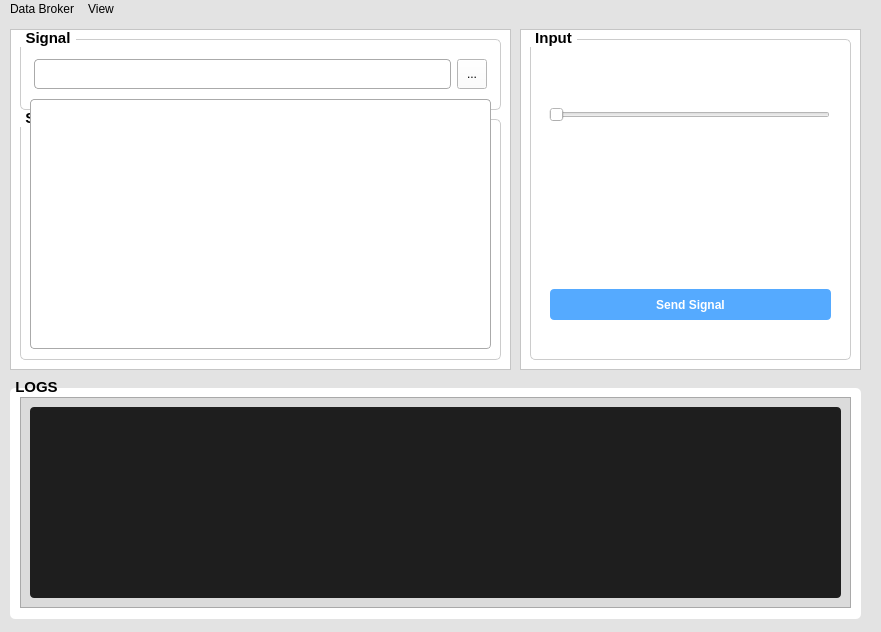
<?xml version="1.0" encoding="UTF-8"?>
<ui version="4.0">
 <class>MainWindow</class>
 <widget class="QMainWindow" name="MainWindow">
  <property name="geometry">
   <rect>
    <x>0</x>
    <y>0</y>
    <width>881</width>
    <height>632</height>
   </rect>
  </property>
  <property name="windowTitle">
   <string>Vehicle Simulator</string>
  </property>
  <property name="styleSheet">
   <string notr="true">background-color:rgb(227, 227, 227)</string>
  </property>
  <widget class="QWidget" name="centralwidget">
   <property name="styleSheet">
    <string notr="true">QGroupBox {
    font: bold 15px;
    border: 1px solid #cccccc;
    border-radius: 5px;
    margin-top: 10px;
    padding: 4px;
}

QGroupBox::title {
    subcontrol-origin: margin;
    subcontrol-position: top left;
    padding: 0 3px;
}
QLineEdit#signal_search_input {
    padding: 4px;
    border: 1px solid #aaa;
    border-radius: 4px;
    font-size: 13px;
}
QListWidget#signal_list_widget {
    border: 1px solid #aaa;
    border-radius: 4px;
    background-color: white;
    font-size: 13px;
}
QToolButton#send_signal_button {
    font: bold 13px;
    background-color: #007bff;
    color: white;
    border-radius: 4px;
    padding: 6px;
}
QToolButton#send_signal_button:hover {
    background-color: #0056b3;
}</string>
   </property>
   <widget class="QFrame" name="frame">
    <property name="geometry">
     <rect>
      <x>10</x>
      <y>10</y>
      <width>501</width>
      <height>341</height>
     </rect>
    </property>
    <property name="styleSheet">
     <string notr="true">Background-color:rgb(255, 255, 255)</string>
    </property>
    <property name="frameShape">
     <enum>QFrame::StyledPanel</enum>
    </property>
    <property name="frameShadow">
     <enum>QFrame::Raised</enum>
    </property>
    <widget class="QGroupBox" name="groupBox">
     <property name="geometry">
      <rect>
       <x>10</x>
       <y>80</y>
       <width>481</width>
       <height>251</height>
      </rect>
     </property>
     <property name="styleSheet">
      <string notr="true">QGroupBox {
    font: bold 15px; /* title only */
}

QGroupBox QLabel, QGroupBox QLineEdit {
    font: bold 13px; /* inner widgets */
    border:2px;
}
</string>
     </property>
     <property name="title">
      <string>Signal Information</string>
     </property>
     <layout class="QFormLayout" name="formLayout">
      <item row="0" column="0">
       <widget class="QLabel" name="signal_name_label">
        <property name="text">
         <string>Signal name:</string>
        </property>
       </widget>
      </item>
      <item row="0" column="1">
       <widget class="QLabel" name="signal_name_value_container">
        <property name="text">
         <string/>
        </property>
       </widget>
      </item>
      <item row="1" column="0">
       <widget class="QLabel" name="description_label">
        <property name="text">
         <string>Description:</string>
        </property>
       </widget>
      </item>
      <item row="1" column="1">
       <widget class="QLabel" name="description_value_container">
        <property name="minimumSize">
         <size>
          <width>0</width>
          <height>100</height>
         </size>
        </property>
        <property name="text">
         <string/>
        </property>
        <property name="wordWrap">
         <bool>true</bool>
        </property>
       </widget>
      </item>
      <item row="2" column="0">
       <widget class="QLabel" name="signal_type_label">
        <property name="text">
         <string>Signal Type:</string>
        </property>
       </widget>
      </item>
      <item row="2" column="1">
       <widget class="QLabel" name="signal_type_value_container">
        <property name="text">
         <string/>
        </property>
       </widget>
      </item>
      <item row="3" column="0">
       <widget class="QLabel" name="datatype_label">
        <property name="text">
         <string>Datatype:</string>
        </property>
       </widget>
      </item>
      <item row="3" column="1">
       <widget class="QLabel" name="datatype_value_container">
        <property name="text">
         <string/>
        </property>
       </widget>
      </item>
      <item row="4" column="0">
       <widget class="QLabel" name="unit_label">
        <property name="text">
         <string>Units:</string>
        </property>
       </widget>
      </item>
      <item row="4" column="1">
       <widget class="QLabel" name="unit_value_container">
        <property name="styleSheet">
         <string notr="true">QGroupBox{
 font: bold 15px;
}

QGroupBox QLabel{
 font: 10px;
}</string>
        </property>
        <property name="text">
         <string/>
        </property>
       </widget>
      </item>
     </layout>
    </widget>
    <widget class="QGroupBox" name="groupBox_5">
     <property name="geometry">
      <rect>
       <x>10</x>
       <y>0</y>
       <width>481</width>
       <height>81</height>
      </rect>
     </property>
     <property name="maximumSize">
      <size>
       <width>16777215</width>
       <height>400</height>
      </size>
     </property>
     <property name="styleSheet">
      <string notr="true">QGroupBox {
    font: bold 15px; /* title only */
}</string>
     </property>
     <property name="title">
      <string>Signal</string>
     </property>
     <layout class="QHBoxLayout" name="horizontalLayout_3">
      <item>
       <layout class="QHBoxLayout" name="horizontalLayout_4">
        <item>
         <widget class="QLineEdit" name="signal_search_input">
          <property name="minimumSize">
           <size>
            <width>0</width>
            <height>30</height>
           </size>
          </property>
         </widget>
        </item>
        <item>
         <widget class="QToolButton" name="signal_dropdown_button">
          <property name="minimumSize">
           <size>
            <width>30</width>
            <height>30</height>
           </size>
          </property>
          <property name="text">
           <string>...</string>
          </property>
         </widget>
        </item>
       </layout>
      </item>
     </layout>
    </widget>
    <zorder>groupBox_5</zorder>
    <zorder>groupBox</zorder>
   </widget>
   <widget class="QFrame" name="frame_2">
    <property name="geometry">
     <rect>
      <x>520</x>
      <y>10</y>
      <width>341</width>
      <height>341</height>
     </rect>
    </property>
    <property name="sizePolicy">
     <sizepolicy hsizetype="Expanding" vsizetype="Preferred">
      <horstretch>0</horstretch>
      <verstretch>0</verstretch>
     </sizepolicy>
    </property>
    <property name="styleSheet">
     <string notr="true">Background-color:rgb(255,255,255);</string>
    </property>
    <property name="frameShape">
     <enum>QFrame::StyledPanel</enum>
    </property>
    <property name="frameShadow">
     <enum>QFrame::Raised</enum>
    </property>
    <widget class="QGroupBox" name="groupBox_3">
     <property name="geometry">
      <rect>
       <x>10</x>
       <y>0</y>
       <width>321</width>
       <height>331</height>
      </rect>
     </property>
     <property name="styleSheet">
      <string notr="true">QGroupBox {
    font: bold 15px; /* title only */
}

</string>
     </property>
     <property name="title">
      <string>Input</string>
     </property>
     <widget class="QStackedWidget" name="stackedWidget">
      <property name="geometry">
       <rect>
        <x>10</x>
        <y>40</y>
        <width>301</width>
        <height>221</height>
       </rect>
      </property>
      <property name="styleSheet">
       <string notr="true">Background-color:rgb(255,255,255);</string>
      </property>
      <property name="currentIndex">
       <number>5</number>
      </property>
      <widget class="QWidget" name="page_5">
       <widget class="QLabel" name="label_7">
        <property name="geometry">
         <rect>
          <x>30</x>
          <y>80</y>
          <width>231</width>
          <height>31</height>
         </rect>
        </property>
        <property name="styleSheet">
         <string notr="true">font:16px;
font-weight:bold;
color: rgb(120, 120, 120);</string>
        </property>
        <property name="text">
         <string>            Select a signal</string>
        </property>
       </widget>
      </widget>
      <widget class="QWidget" name="page">
       <widget class="QWidget" name="layoutWidget">
        <property name="geometry">
         <rect>
          <x>10</x>
          <y>30</y>
          <width>271</width>
          <height>51</height>
         </rect>
        </property>
        <layout class="QVBoxLayout" name="verticalLayout">
         <item>
          <widget class="QRadioButton" name="signal_true_radio">
           <property name="styleSheet">
            <string notr="true">font:12px;
font-weight:bold</string>
           </property>
           <property name="text">
            <string>True</string>
           </property>
          </widget>
         </item>
         <item>
          <widget class="QRadioButton" name="signal_false_radio">
           <property name="styleSheet">
            <string notr="true">font:12px;
font-weight:bold</string>
           </property>
           <property name="text">
            <string>False</string>
           </property>
          </widget>
         </item>
        </layout>
       </widget>
      </widget>
      <widget class="QWidget" name="page_2">
       <widget class="QSpinBox" name="signal_value_int">
        <property name="geometry">
         <rect>
          <x>10</x>
          <y>30</y>
          <width>281</width>
          <height>31</height>
         </rect>
        </property>
       </widget>
      </widget>
      <widget class="QWidget" name="page_3">
       <widget class="QComboBox" name="signal_value_enum">
        <property name="geometry">
         <rect>
          <x>10</x>
          <y>30</y>
          <width>281</width>
          <height>31</height>
         </rect>
        </property>
       </widget>
      </widget>
      <widget class="QWidget" name="page_4">
       <widget class="QDoubleSpinBox" name="signal_value_double">
        <property name="geometry">
         <rect>
          <x>10</x>
          <y>30</y>
          <width>281</width>
          <height>31</height>
         </rect>
        </property>
       </widget>
      </widget>
      <widget class="QWidget" name="page_6">
       <widget class="QSlider" name="horizontalSlider">
        <property name="geometry">
         <rect>
          <x>9</x>
          <y>30</y>
          <width>281</width>
          <height>31</height>
         </rect>
        </property>
        <property name="orientation">
         <enum>Qt::Horizontal</enum>
        </property>
       </widget>
      </widget>
     </widget>
     <widget class="QToolButton" name="send_signal_button">
      <property name="geometry">
       <rect>
        <x>20</x>
        <y>260</y>
        <width>281</width>
        <height>31</height>
       </rect>
      </property>
      <property name="styleSheet">
       <string notr="true">font:12px;
font-weight:bold;
background-color:rgb(85, 170, 255);
color:white</string>
      </property>
      <property name="text">
       <string>Send Signal</string>
      </property>
     </widget>
    </widget>
   </widget>
   <widget class="QGroupBox" name="groupBox_4">
    <property name="geometry">
     <rect>
      <x>10</x>
      <y>359</y>
      <width>851</width>
      <height>241</height>
     </rect>
    </property>
    <property name="styleSheet">
     <string notr="true">QGroupBox {
    font: bold 15px; /* title only */
	background-color: rgb(255, 255, 255);
border:0px;
}

</string>
    </property>
    <property name="title">
     <string>LOGS</string>
    </property>
    <widget class="QScrollArea" name="scrollArea">
     <property name="geometry">
      <rect>
       <x>10</x>
       <y>19</y>
       <width>831</width>
       <height>211</height>
      </rect>
     </property>
     <property name="styleSheet">
      <string notr="true">background-color: rgb(219, 219, 219);
font:10px</string>
     </property>
     <property name="widgetResizable">
      <bool>true</bool>
     </property>
     <widget class="QWidget" name="scrollAreaWidgetContents">
      <property name="geometry">
       <rect>
        <x>0</x>
        <y>0</y>
        <width>829</width>
        <height>209</height>
       </rect>
      </property>
      <layout class="QVBoxLayout" name="verticalLayout_2">
       <item>
        <widget class="QTextEdit" name="log_output_area">
         <property name="styleSheet">
          <string notr="true">font-family: Consolas, monospace;
    font-size: 13px;
    background-color: #1e1e1e;
    color: white;
    padding: 6px;
    border-radius: 4px;</string>
         </property>
         <property name="lineWrapMode">
          <enum>QTextEdit::NoWrap</enum>
         </property>
         <property name="readOnly">
          <bool>true</bool>
         </property>
        </widget>
       </item>
      </layout>
     </widget>
    </widget>
   </widget>
   <widget class="QListWidget" name="signal_list_widget">
    <property name="geometry">
     <rect>
      <x>30</x>
      <y>80</y>
      <width>461</width>
      <height>250</height>
     </rect>
    </property>
    <property name="sizePolicy">
     <sizepolicy hsizetype="Expanding" vsizetype="Preferred">
      <horstretch>0</horstretch>
      <verstretch>0</verstretch>
     </sizepolicy>
    </property>
    <property name="minimumSize">
     <size>
      <width>0</width>
      <height>250</height>
     </size>
    </property>
    <property name="maximumSize">
     <size>
      <width>16777215</width>
      <height>250</height>
     </size>
    </property>
    <property name="horizontalScrollBarPolicy">
     <enum>Qt::ScrollBarAlwaysOff</enum>
    </property>
    <property name="selectionRectVisible">
     <bool>false</bool>
    </property>
   </widget>
  </widget>
  <widget class="QMenuBar" name="menubar">
   <property name="geometry">
    <rect>
     <x>0</x>
     <y>0</y>
     <width>881</width>
     <height>18</height>
    </rect>
   </property>
   <widget class="QMenu" name="menuData_Broker">
    <property name="title">
     <string>Data Broker</string>
    </property>
    <addaction name="actionEstablish_connection_2"/>
   </widget>
   <widget class="QMenu" name="menuLogs">
    <property name="title">
     <string>View</string>
    </property>
    <addaction name="actionLogs"/>
    <addaction name="actionDisable"/>
   </widget>
   <addaction name="menuData_Broker"/>
   <addaction name="menuLogs"/>
  </widget>
  <action name="actionBrowse_file">
   <property name="text">
    <string>Browse file</string>
   </property>
  </action>
  <action name="actionEstablish_connection">
   <property name="text">
    <string>Establish connection</string>
   </property>
  </action>
  <action name="actionEstablish_connection_2">
   <property name="text">
    <string>Connect</string>
   </property>
  </action>
  <action name="actionLogs">
   <property name="checkable">
    <bool>true</bool>
   </property>
   <property name="text">
    <string>Enable</string>
   </property>
  </action>
  <action name="actionDisable">
   <property name="text">
    <string>Disable</string>
   </property>
  </action>
 </widget>
 <resources/>
 <connections/>
</ui>
